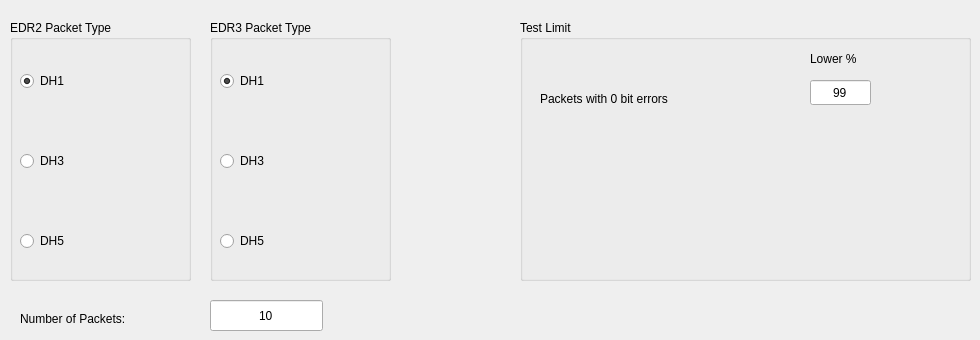
          <widget class="QWidget" name="tab_15">
           <attribute name="title">
            <string>EDR Diff Phase</string>
           </attribute>
           <widget class="QGroupBox" name="groupBox_39">
            <property name="geometry">
             <rect>
              <x>520</x>
              <y>20</y>
              <width>451</width>
              <height>261</height>
             </rect>
            </property>
            <property name="title">
             <string>Test Limit</string>
            </property>
            <widget class="QLabel" name="label_86">
             <property name="geometry">
              <rect>
               <x>20</x>
               <y>70</y>
               <width>211</width>
               <height>18</height>
              </rect>
             </property>
             <property name="text">
              <string>Packets with 0 bit errors</string>
             </property>
            </widget>
            <widget class="QLineEdit" name="lineEdit_edr_testlimit_diffphase">
             <property name="geometry">
              <rect>
               <x>290</x>
               <y>60</y>
               <width>61</width>
               <height>25</height>
              </rect>
             </property>
             <property name="text">
              <string>99</string>
             </property>
             <property name="alignment">
              <set>Qt::AlignCenter</set>
             </property>
            </widget>
            <widget class="QLabel" name="label_87">
             <property name="geometry">
              <rect>
               <x>290</x>
               <y>30</y>
               <width>71</width>
               <height>18</height>
              </rect>
             </property>
             <property name="text">
              <string>Lower %</string>
             </property>
            </widget>
           </widget>
           <widget class="QGroupBox" name="groupBox_41">
            <property name="geometry">
             <rect>
              <x>10</x>
              <y>20</y>
              <width>181</width>
              <height>261</height>
             </rect>
            </property>
            <property name="title">
             <string>EDR2 Packet Type</string>
            </property>
            <widget class="QRadioButton" name="radioButton_62">
             <property name="geometry">
              <rect>
               <x>10</x>
               <y>50</y>
               <width>132</width>
               <height>22</height>
              </rect>
             </property>
             <property name="text">
              <string>DH1</string>
             </property>
             <property name="checked">
              <bool>true</bool>
             </property>
            </widget>
            <widget class="QRadioButton" name="radioButton_63">
             <property name="geometry">
              <rect>
               <x>10</x>
               <y>130</y>
               <width>132</width>
               <height>22</height>
              </rect>
             </property>
             <property name="text">
              <string>DH3</string>
             </property>
            </widget>
            <widget class="QRadioButton" name="radioButton_64">
             <property name="geometry">
              <rect>
               <x>10</x>
               <y>210</y>
               <width>132</width>
               <height>22</height>
              </rect>
             </property>
             <property name="text">
              <string>DH5</string>
             </property>
            </widget>
           </widget>
           <widget class="QLabel" name="label_90">
            <property name="geometry">
             <rect>
              <x>20</x>
              <y>310</y>
              <width>181</width>
              <height>18</height>
             </rect>
            </property>
            <property name="text">
             <string>Number of Packets:</string>
            </property>
           </widget>
           <widget class="QGroupBox" name="groupBox_42">
            <property name="geometry">
             <rect>
              <x>210</x>
              <y>20</y>
              <width>181</width>
              <height>261</height>
             </rect>
            </property>
            <property name="title">
             <string>EDR3 Packet Type</string>
            </property>
            <widget class="QRadioButton" name="radioButton_65">
             <property name="geometry">
              <rect>
               <x>10</x>
               <y>50</y>
               <width>132</width>
               <height>22</height>
              </rect>
             </property>
             <property name="text">
              <string>DH1</string>
             </property>
             <property name="checked">
              <bool>true</bool>
             </property>
            </widget>
            <widget class="QRadioButton" name="radioButton_66">
             <property name="geometry">
              <rect>
               <x>10</x>
               <y>130</y>
               <width>132</width>
               <height>22</height>
              </rect>
             </property>
             <property name="text">
              <string>DH3</string>
             </property>
            </widget>
            <widget class="QRadioButton" name="radioButton_67">
             <property name="geometry">
              <rect>
               <x>10</x>
               <y>210</y>
               <width>132</width>
               <height>22</height>
              </rect>
             </property>
             <property name="text">
              <string>DH5</string>
             </property>
            </widget>
           </widget>
           <widget class="QLineEdit" name="lineEdit_edrdriff_numberofpacket">
            <property name="geometry">
             <rect>
              <x>210</x>
              <y>300</y>
              <width>113</width>
              <height>31</height>
             </rect>
            </property>
            <property name="text">
             <string>10</string>
            </property>
            <property name="alignment">
             <set>Qt::AlignCenter</set>
            </property>
           </widget>
          </widget>
